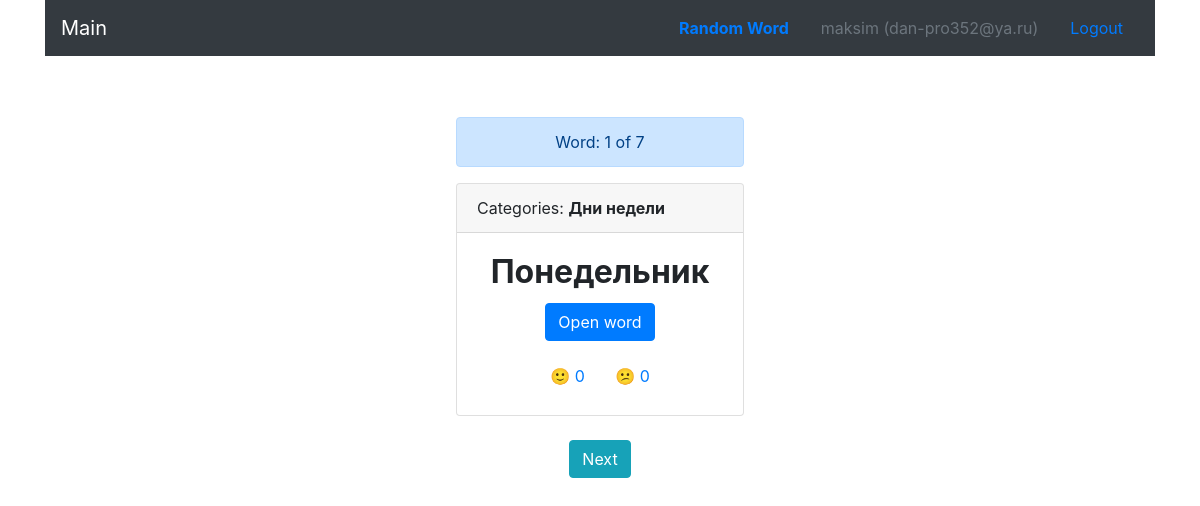
/category/1/1?exam=2 (signed in), run on the app's committed database.
### main_app/auth/models.py (models this page shows, shortened)
class BaseModel(db.Model):
    __abstract__ = True
    __table_args__ = {'sqlite_autoincrement': True}     # remove if postgres
    id = db.Column(db.Integer(), primary_key=True)

class User(BaseModel, UserMixin):
    __tablename__ = 'user'
    name = db.Column(db.String(128), nullable=True)
    email = db.Column(db.String(256), nullable=False)
    password = db.Column(db.String(256), nullable=False)
    created_at = db.Column(db.DateTime, nullable=False, default=datetime.now)
    last_logged_at = db.Column(db.DateTime, nullable=False, default=datetime.now)
    @classmethod
    def get(cls, user_id):
        try:
            return db.session.query(User).get(user_id)
        except NoResultFound:
            return None

### main_app/card/models.py (models this page shows, shortened)
class BaseModel(db.Model):
    __abstract__ = True
    __table_args__ = {'sqlite_autoincrement': True}     # remove if postgres
    id = db.Column(db.Integer, primary_key=True)

class Card(BaseModel):
    __tablename__ = 'card'
    original_word = db.Column(db.String(128), unique=True, nullable=False)
    translated_word = db.Column(db.String(128), nullable=False)
    active = db.Column(db.Boolean(), default=True)
    created_at = db.Column(db.DateTime(), default=datetime.now)
    def vote_yes(self, user_id):
        return CardStats.get_positive_votes(self.id)
    def vote_no(self, user_id):
        return CardStats.get_negative_votes(self.id)
    def get_related_categories(self):
        related_categories = list()
        category_and_card = db.session.query(CategoryCards).filter(CategoryCards.card_id==self.id).all()
        for elem in category_and_card:
            category = db.session.query(Category).get(elem.category_id)
            related_categories.append(category)
        return related_categories

class Category(BaseModel):
    __tablename__ = 'category'
    name = db.Column(db.String(128), unique=True, nullable=False)
    image = db.Column(db.String(1024), nullable=True)
    background = db.Column(db.String(1024), nullable=True)

### main_app/card/views.py (the view)
@card.route('/category/<int:category_id>/<int:page>')
def category_words(category_id, page=1):
    exam = request.args.get('exam', 0, int)
    per_page = 1
    cards = list()
    category_cards = db.session.query(CategoryCards).filter(CategoryCards.category_id==category_id).order_by(CategoryCards.category_id).all()
    for category_card in category_cards:
        cards.append(category_card.card_id)
    paginate_cards = db.session.query(Card).filter(Card.id.in_(cards)).order_by(Card.id).paginate(page, per_page)
    template_name = 'main/card/cards.html'
    if exam == 2:
        template_name = 'main/card/cards_ru_sr.html'
    return render_template(template_name, cards=paginate_cards, category_id=category_id, exam=exam)

### main_app/auth/views.py (called while the page is built)
@login_manager.user_loader
def load_user(user_id):
    return User.get(user_id)

### main_app/card/models.py (called while the page is built)
    @classmethod
    def get_positive_votes(cls, card_id):
        return db.session.query(cls).filter(cls.card_id==card_id, cls.vote == 1).count()

    @classmethod
    def get_negative_votes(cls, card_id):
        return db.session.query(cls).filter(cls.card_id==card_id, cls.vote == -1).count()

### main_app/templates/main/card/cards_ru_sr.html (shortened to what this page needs)
{% extends 'main/layout.html' %}
{% block content %}
<div class="container card-main">
	<div class="col-md-12 text-center">
		<center>
			<div class="alert alert-primary" role="alert"  style="width: 18rem;">
			  Word: {{ cards.page }} of {{ cards.total }}
			</div>
		</center>
		{% for card in cards.items %}
		<center>
			<div class="card" style="width: 18rem;">
			  <div class="card-header text-left">
			    Categories: <b>{% for category in card.get_related_categories() %}{{ category.name }} {% endfor %}</b>
			  </div>
			  <div class="card-body">
			    <h2 class="card-title"><b>{{ card.original_word }}</b></h2>
			    <p class="card-text {% if exam == 0 %}hide-word{% endif %}"><button type="button" class="btn btn-primary open-word">Open word</button></p>
			    <button type="button" class="btn btn-link vote" data-card-id="{{ card.id }}"
			    data-card-vote="1" style="text-decoration: none;">&#128578; <span id="positive" class="vote-{{ card.id }}">{{ card.vote_yes(current_user.id) }}</span></button>
			    <button type="button" class="btn btn-link vote" data-card-id="{{ card.id }}"
			    data-card-vote="0" style="text-decoration: none;">&#128533; <span id="negative" class="vote-{{ card.id }}">{{ card.vote_no(current_user.id) }}</span></button>
			  </div>
			</div>
			<br>
			    {% if cards.has_next %}
				    {% if exam %}
				    	<a type="button" class="btn btn-info" href="{{ url_for('card.category_words', category_id=category_id, page=cards.next_num, exam=exam) }}">Next</a>
				    {% else %}
				    	<a type="button" class="btn btn-info" href="{{ url_for('card.category_words', category_id=category_id, page=cards.next_num) }}">Next</a>
				    {% endif %}
			    {% else %}
			    	<a type="button" class="btn btn-info" href="{{ url_for('card.category', category_id=category_id) }}">Finish</a>
			    {% endif %}
		</center>
		{% endfor %}
	</div>
</div>
{% endblock %}

### main_app/templates/main/layout.html (shortened to what this page needs)
<!doctype html>
<html lang="en">
  <head>
    <link rel="stylesheet" href="https://maxcdn.bootstrapcdn.com/bootstrap/4.0.0/css/bootstrap.min.css">
  </head>
  <body>
    <div class="container">
      <nav class="navbar navbar-dark bg-dark">
        <a class="navbar-brand" href="{{ url_for('card.index') }}">Main</a>
        <ul class="nav justify-content-end">
          <li class="nav-item">
            <a class="nav-link" href="{{ url_for('card.random_word') }}"><b>Random Word</b></a>
          </li>
          {% if current_user.is_authenticated %}
          <li class="nav-item">
            <span class="nav-link disabled">{{ current_user.name }} ({{ current_user.email }})</span>
          </li>
          <li class="nav-item">
            <a class="nav-link" href="{{ url_for('auth.logout') }}">Logout</a>
          </li>
          {% else %}
          <li class="nav-item">
            <a class="nav-link" href="{{ url_for('auth.login') }}">Sign-in</a>
          </li>
          {% endif %}
        </ul>
      </nav>
    </div>
    <div class="container">
      <div class="row">
        <div class="col-md-12 text-center">
        </div>
      </div>
    </div>
  {% block content %}{% endblock %}
  </body>
</html>

### main_app/templates/main/layout.html (style rules this page uses)
.card-text { font-size: 22px; }
.row, .card-main { margin-top: 30px; }

### data on the page
User: name "maksim", email "dan-pro352@ya.ru"
Card: original_word "Понедельник", vote_yes "0", vote_no "0"
Category: name "Дни недели"

### other printed values
{{ cards.page }} "1"
{{ cards.total }} "7"
